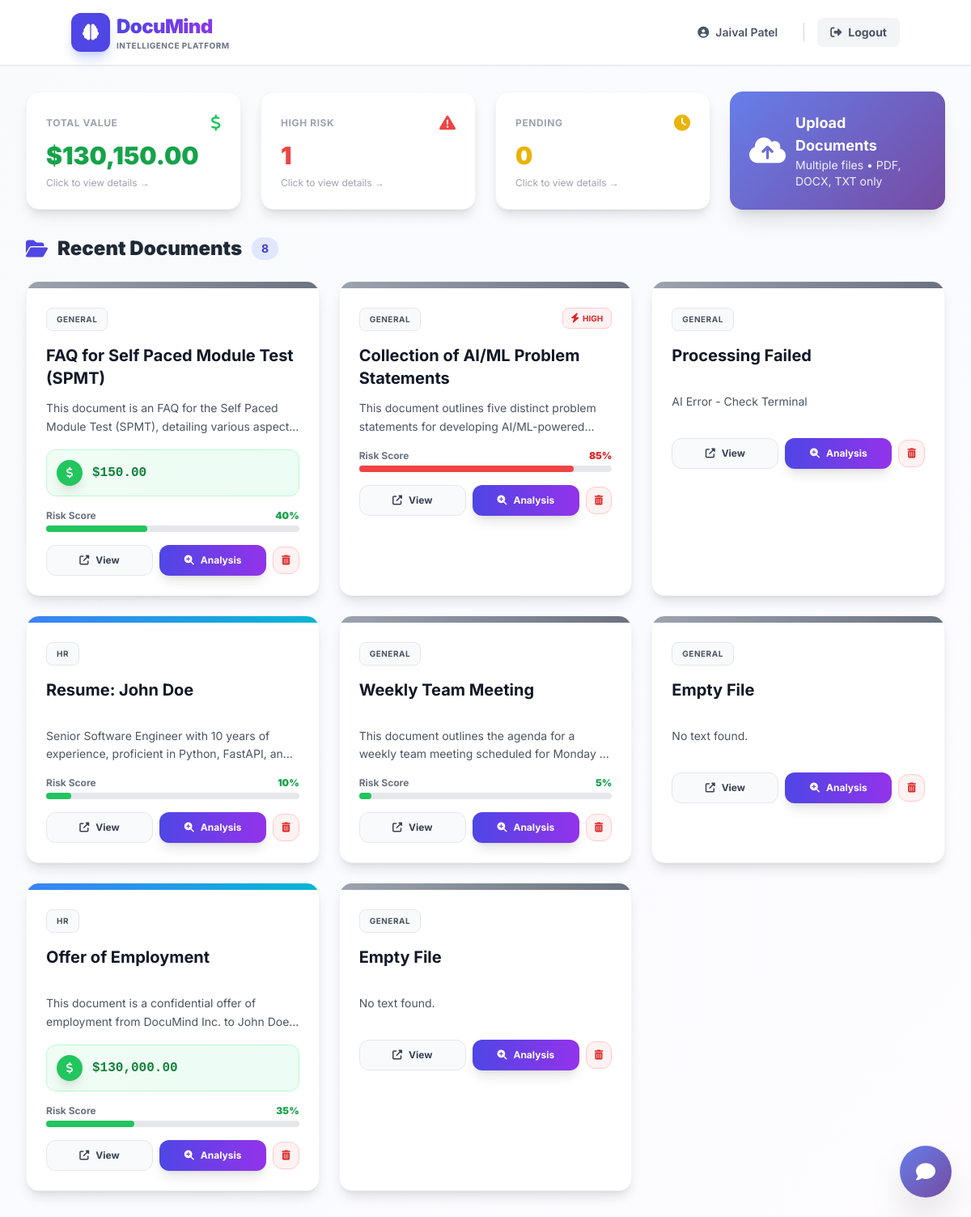
/dashboard (signed in), run on an earlier commit of the app's database.
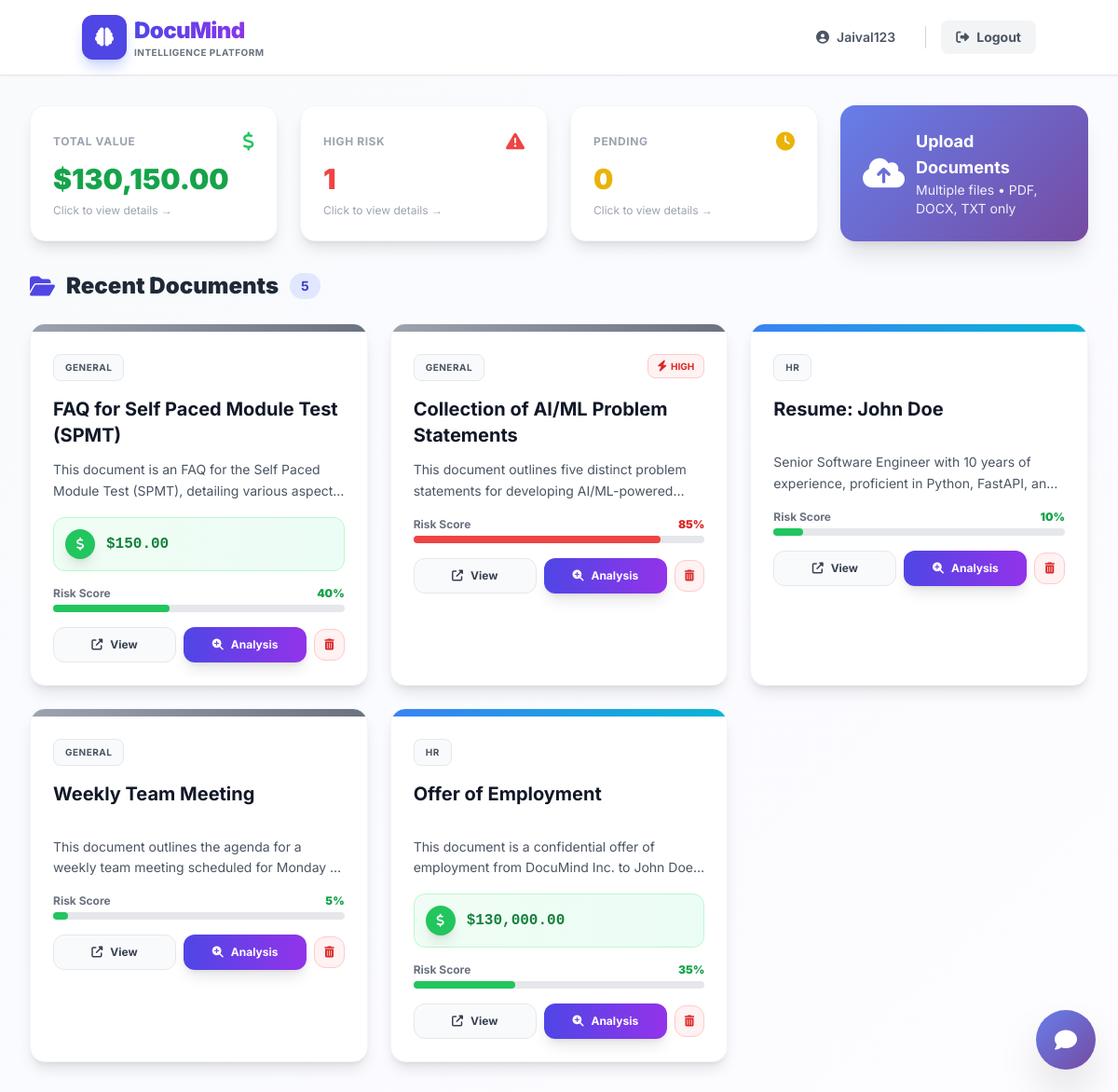
And on a later commit of the database.
### tables this page shows
CREATE TABLE documents (
                id INTEGER PRIMARY KEY AUTOINCREMENT,
                filename TEXT NOT NULL,
                url TEXT NOT NULL,
                uploader TEXT NOT NULL,
                upload_date TEXT NOT NULL,
                category TEXT,
                title TEXT,
                summary TEXT,
                risk_score INTEGER,
                tags TEXT,
                extracted_text TEXT,
                financial_value REAL DEFAULT 0.0,
                status TEXT DEFAULT 'Pending'
            );

### app.py (the view)
@app.route('/dashboard')
def dashboard():
    if 'user_id' not in session: return redirect('/')
    documents = []
    try:
        db = get_db()
        role = session.get('role')
        username = session.get('username')
        if role in ['Admin', 'Auditor']:
            rows = db.execute('SELECT * FROM documents ORDER BY id DESC').fetchall()
        else:
            rows = db.execute('''
                SELECT * FROM documents
                WHERE uploader = ?
                ORDER BY id DESC
            ''', (username,)).fetchall()
        for row in rows:
            try:
                d = dict(row)
                if d.get('risk_score') is None:
                    d['risk_score'] = 0
                else:
                    d['risk_score'] = int(d['risk_score'])
                if d.get('financial_value') is None:
                    d['financial_value'] = 0.0
                if d['financial_value'] > 0:
                    d['formatted_money'] = "${:,.2f}".format(d['financial_value'])
                else:
                    d['formatted_money'] = None
                raw_tags = d.get('tags')
                if raw_tags:
                    clean = str(raw_tags).replace("'", "").replace('"', "").replace('[', '').replace(']', '')
                    d['tag_list'] = [t.strip() for t in clean.split(',') if t.strip()]
                else:
                    d['tag_list'] = []
                documents.append(d)
            except Exception as row_e:
                print(f"Skipping bad row: {row_e}")
                continue
    except Exception as e:
        print(f"Dashboard DB Error: {e}")
        documents = []
    return render_template('dashboard.html', docs=documents, user=session)

### app.py (called while the page is built)
def get_db():
    db = getattr(g, '_database', None)
    if db is None:
        db = g._database = sqlite3.connect(DATABASE)
        db.row_factory = sqlite3.Row
    return db

@app.teardown_appcontext
def close_connection(exception):
    db = getattr(g, '_database', None)
    if db is not None: db.close()

### templates/dashboard.html (shortened to what the changed rows need)
<!DOCTYPE html>
<html lang="en">
  <head>
    <script src="https://cdn.tailwindcss.com"></script>
    <link
      href="https://cdnjs.cloudflare.com/ajax/libs/font-awesome/6.4.0/css/all.min.css"
      rel="stylesheet"
    />
  </head>
  <body class="bg-gradient-to-br from-gray-50 via-indigo-50/30 to-purple-50/30 text-slate-800 pb-24 md:pb-0 min-h-screen">
    <nav
      class="glass-nav border-b border-gray-200 sticky top-0 z-40 px-4 py-3 md:px-8 md:py-4 shadow-sm"
    >
      <div class="container mx-auto flex justify-between items-center">
        <div class="flex items-center gap-2">
          <div>
            <h1 class="text-xl md:text-2xl font-black tracking-tight bg-gradient-to-r from-indigo-600 to-purple-600 bg-clip-text text-transparent">
            </h1>
          </div>
        </div>
        <div class="hidden md:flex items-center gap-4">
          <a
            href="/profile"
            class="flex items-center gap-2 text-gray-600 hover:text-indigo-600 px-4 py-2 rounded-lg hover:bg-indigo-50 transition font-semibold text-sm"
          >
            <i class="fas fa-user-circle"></i>
            <span>{{ user.full_name or user.username }}</span>
          </a>
        </div>
      </div>
    </nav>
    <div class="container mx-auto px-4 md:px-8 py-6 md:py-8 max-w-7xl">
      <div class="grid grid-cols-1 sm:grid-cols-2 lg:grid-cols-4 gap-4 md:gap-6 mb-8">
        <a
          href="/dashboard/value"
          class="bg-white p-5 md:p-6 rounded-2xl shadow-lg border border-gray-100 hover:shadow-xl hover:scale-[1.02] transition-all cursor-pointer animate-fade-in group"
        >
          <h2
            class="text-xl sm:text-2xl md:text-3xl font-black text-green-600 break-words overflow-wrap-anywhere"
            id="statValue"
          >
          </h2>
        </a>
        <a
          href="/dashboard/risk"
          class="bg-white p-5 md:p-6 rounded-2xl shadow-lg border border-gray-100 hover:shadow-xl hover:scale-[1.02] transition-all cursor-pointer animate-fade-in group"
        >
          <h2 class="text-xl sm:text-2xl md:text-3xl font-black text-red-500" id="statRisk">
          </h2>
        </a>
        <a
          href="/dashboard/pending"
          class="bg-white p-5 md:p-6 rounded-2xl shadow-lg border border-gray-100 hover:shadow-xl hover:scale-[1.02] transition-all cursor-pointer animate-fade-in group"
        >
          <h2 class="text-xl sm:text-2xl md:text-3xl font-black text-yellow-500" id="statPending">
          </h2>
        </a>
      </div>
      <div class="flex items-center justify-between mb-6">
        <h3 class="text-xl md:text-2xl font-black text-gray-800 flex items-center gap-3">
          <i class="fas fa-folder-open text-indigo-600"></i>
          Recent Documents
          <span class="bg-indigo-100 text-indigo-700 text-xs md:text-sm px-3 py-1 rounded-full font-bold"
            >{{ docs|length }}</span
          >
        </h3>
      </div>
      <div
        class="grid grid-cols-1 sm:grid-cols-2 lg:grid-cols-3 xl:grid-cols-4 gap-4 md:gap-6"
      >
        {% for doc in docs %}
        <div
          class="bg-white rounded-2xl shadow-lg border border-gray-100 p-0 overflow-hidden hover:shadow-2xl transition-all duration-300 transform hover:-translate-y-1 animate-fade-in"
        >
          <div
            class="h-2 w-full {% if doc.category=='Finance' %}bg-gradient-to-r from-green-500 to-emerald-500{% elif doc.category=='Legal' %}bg-gradient-to-r from-red-500 to-rose-500{% elif doc.category=='HR' %}bg-gradient-to-r from-blue-500 to-cyan-500{% elif doc.category=='Technical' %}bg-gradient-to-r from-purple-500 to-pink-500{% else %}bg-gradient-to-r from-gray-400 to-gray-500{% endif %}"
          ></div>
          <div class="p-5 md:p-6">
            <div class="flex justify-between items-start mb-4">
              <span
                class="px-3 py-1.5 bg-gray-50 border border-gray-200 text-[10px] font-bold uppercase text-gray-600 tracking-wider rounded-lg"
              >
                {{ doc.category }}
              </span>
              {% if doc.risk_score > 70 %}
              <div
                class="flex items-center gap-1 text-red-600 bg-red-50 px-2.5 py-1 rounded-lg border border-red-200"
              >
                <i class="fas fa-bolt text-xs"></i>
                <span class="text-[10px] font-bold">HIGH</span>
              </div>
              {% endif %}
            </div>
            <h3
              class="font-bold text-gray-900 text-lg md:text-xl leading-tight mb-3 line-clamp-2 min-h-[3rem]"
            >
              {{ doc.title }}
            </h3>
            <p class="text-sm text-gray-600 mb-4 line-clamp-2 min-h-[2.5rem] leading-relaxed">
              {{ doc.summary }}
            </p>
            {% if doc.formatted_money %}
            <div
              class="bg-gradient-to-r from-green-50 to-emerald-50 border border-green-200 p-3 rounded-xl flex items-center gap-3 mb-4"
            >
              <div
                class="bg-green-500 text-white w-8 h-8 rounded-full flex items-center justify-center text-sm shadow-lg"
              >
                <i class="fas fa-dollar-sign"></i>
              </div>
              <span class="font-mono font-black text-green-700 text-base"
                >{{ doc.formatted_money }}</span
              >
            </div>
            {% endif %}
            {% if doc.risk_score > 0 %}
            <div class="mb-4">
              <div class="flex justify-between items-center mb-1">
                <span class="text-xs font-bold text-gray-500">Risk Score</span>
                <span class="text-xs font-black {% if doc.risk_score > 70 %}text-red-600{% elif doc.risk_score > 40 %}text-yellow-600{% else %}text-green-600{% endif %}">{{ doc.risk_score }}%</span>
              </div>
              <div class="w-full bg-gray-200 rounded-full h-2">
                <div
                  class="h-2 rounded-full {% if doc.risk_score > 70 %}bg-red-500{% elif doc.risk_score > 40 %}bg-yellow-500{% else %}bg-green-500{% endif %}"
                  style="width: {{ doc.risk_score }}%"
                ></div>
              </div>
            </div>
            {% endif %}
            <div class="flex items-center justify-between mt-4 gap-2">
              <div class="grid grid-cols-2 gap-2 flex-1">
                <a
                  href="{{ doc.url }}"
                  target="_blank"
                  class="text-center py-2.5 rounded-xl bg-gray-50 hover:bg-gray-100 text-gray-700 text-xs font-bold transition border border-gray-200 flex items-center justify-center gap-2"
                >
                  <i class="fas fa-external-link-alt"></i>
                  View
                </a>
                <button
                  onclick='openAnalysis({{ doc|tojson|safe }})'
                  class="text-center py-2.5 rounded-xl bg-gradient-to-r from-indigo-600 to-purple-600 hover:from-indigo-700 hover:to-purple-700 text-white text-xs font-bold transition shadow-lg hover:shadow-xl transform hover:scale-105 flex items-center justify-center gap-2"
                >
                  <i class="fas fa-search-plus"></i>
                  Analysis
                </button>
              </div>
              <button
                onclick='deleteDocument({{ doc.id }}, "{{ doc.title|replace("'", "\\'")|replace('"', '\\"') }}")'
                class="p-2.5 rounded-xl bg-red-50 hover:bg-red-100 text-red-600 hover:text-red-700 text-xs font-bold transition border border-red-200 flex items-center justify-center group"
                title="Delete document"
              >
                <i class="fas fa-trash-alt"></i>
              </button>
            </div>
          </div>
        </div>
        {% endfor %}
      </div>
    </div>
  </body>
</html>

What changed in the data, as far as the page shows it:
removed documents: category "GENERAL", title "Processing Failed", summary "AI Error - Check Terminal"
removed documents: category "GENERAL", title "Empty File", summary "No text found."
removed documents: category "GENERAL", title "Empty File", summary "No text found."
Also different on the page:
{{ user.full_name or user.username }}: "Jaival Patel" → "Jaival123"
{{ docs|length }}: "8" → "5"
